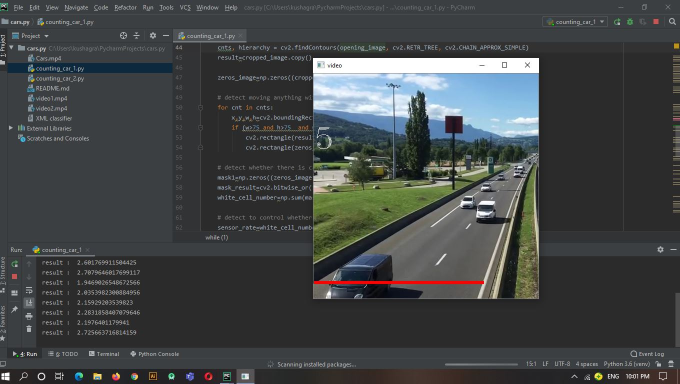
#> input picture c.JPG, 1359 x 768 px, given in place of video1.mp4, which was not available (shown at 1/2 size)
$ python counting_car_1.py
#> lines starting #> are read from the running program, lines starting #| are printed output that depends on the picture; after the words box and inside, x2 and y2 are one past the last pixel; in counts of white or black regions, pixels touching at a corner belong together; pictures that were not available may be replaced by others from this repository, and a replacement may not be noted
import cv2
import numpy as np

class Kordinat:
    def __init__(self,x,y):
        self.x=x
        self.y=y

class Sensor:
    def __init__(self,kordinat1,kordinat2,frame_weight,frame_lenght):
        self.kordinat1=kordinat1
        self.kordinat2=kordinat2
        self.frame_weight=frame_weight
        self.frame_lenght =frame_lenght
        self.mask=np.zeros((frame_weight,frame_lenght,1),np.uint8)*abs(self.kordinat2.y-self.kordinat1.y)
        self.full_mask_area=abs(self.kordinat2.x-self.kordinat1.x)
        cv2.rectangle(self.mask,(self.kordinat1.x,self.kordinat1.y),(self.kordinat2.x,self.kordinat2.y),(255),thickness=cv2.FILLED)
        self.stuation=False
        self.car_number_detected=0


video=cv2.VideoCapture("video1.mp4")
ret,frame=video.read()
#> frame is the input picture: shape (768, 1359, 3); mean B, G, R 69.8, 69.2, 65.7
cropped_image= frame[0:450, 0:450]
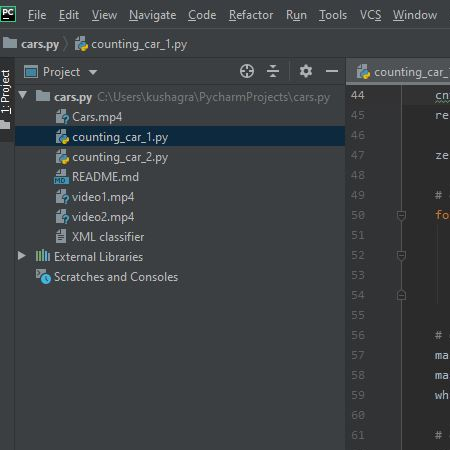
#> cropped_image: shape (450, 450, 3); mean B, G, R 66.5, 63.4, 59.2
fgbg=cv2.createBackgroundSubtractorMOG2()
Sensor1 = Sensor(
    Kordinat(1, cropped_image.shape[1] - 35),
    Kordinat(340, cropped_image.shape[1] - 30),
    cropped_image.shape[0],
    cropped_image.shape[1])
#> in __init__, `cv2.rectangle(self.mask,(self.kordinat1.x,self.kordinat1.y),(self.kord..`:
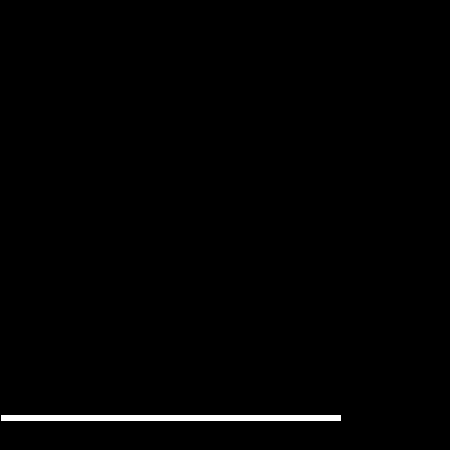
#> self.mask: shape (450, 450, 1); 1% white; 1 white region, box (x1, y1, x2, y2) and area: (1, 415, 341, 421) 2040

kernel=np.ones((5,5),np.uint8)
font=cv2.FONT_HERSHEY_TRIPLEX
while (1):
    ret,frame=video.read()
    # resize frame
    cropped_image= frame[0:450, 0:450]
    # make morphology for frame
    deleted_background=fgbg.apply(cropped_image)
#> deleted_background: shape (450, 450); every value is 127
    opening_image=cv2.morphologyEx(deleted_background,cv2.MORPH_OPEN,kernel)
    ret,opening_image=cv2.threshold(opening_image,125,255,cv2.THRESH_BINARY)
#> opening_image: shape (450, 450); every value is 255

    # detect moving anything
    cnts, hierarchy = cv2.findContours(opening_image, cv2.RETR_TREE, cv2.CHAIN_APPROX_SIMPLE)
#> cnts = [[[0, 0], [0, 449], [449, 449], [449, 0]]]
    result=cropped_image.copy()

    zeros_image=np.zeros((cropped_image.shape[0], cropped_image.shape[1], 1), np.uint8)

    # detect moving anything with loop
    for cnt in cnts:
        x,y,w,h=cv2.boundingRect(cnt)
        if (w>75 and h>75  and w<160 and h<160 ):
            cv2.rectangle(result,(x,y),(x+w,y+h),(255,0,0),thickness=2)
            cv2.rectangle(zeros_image,(x,y),(x+w,y+h),(255),thickness=cv2.FILLED)
#> this loop made 1 pass
#> (cnt, x, y, w, h) on pass 1: ([[0, 0], [0, 449], [449, 449], [449, 0]], 0, 0, 450, 450)
#> zeros_image: shape (450, 450, 1); every value is 0

    # detect whether there is car via bitwise_and
    mask1=np.zeros((zeros_image.shape[0],zeros_image.shape[1],1),np.uint8)
    mask_result=cv2.bitwise_or(zeros_image,zeros_image,mask=Sensor1.mask)
    white_cell_number=np.sum(mask_result==255)
#> white_cell_number = 0

    # detect to control whether car is passing under the red line sensor
    sensor_rate=white_cell_number/Sensor1.full_mask_area
#> sensor_rate = 0
    if sensor_rate>0:
        print("result : ",sensor_rate)
    # if car is passing under the red line sensor . red line sensor is yellow color.

    if (sensor_rate>=0.9 and  sensor_rate<3.1 and Sensor1.stuation==False):
        # draw the red line
        cv2.rectangle(result, (Sensor1.kordinat1.x, Sensor1.kordinat1.y), (Sensor1.kordinat2.x, Sensor1.kordinat2.y),
                      (0,255, 0,), thickness=cv2.FILLED)
        Sensor1.stuation = True
    elif (sensor_rate<0.9 and Sensor1.stuation==True) :
        # draw the red line
        cv2.rectangle(result, (Sensor1.kordinat1.x, Sensor1.kordinat1.y), (Sensor1.kordinat2.x, Sensor1.kordinat2.y),
                      (0, 0,255), thickness=cv2.FILLED)
        Sensor1.stuation = False
        Sensor1.car_number_detected+=1
    else :
        # draw the red line
        cv2.rectangle(result, (Sensor1.kordinat1.x, Sensor1.kordinat1.y), (Sensor1.kordinat2.x, Sensor1.kordinat2.y),
                      (0, 0, 255), thickness=cv2.FILLED)


    cv2.putText(result,str(Sensor1.car_number_detected),(Sensor1.kordinat1.x,150),font,2,(255,255,255))
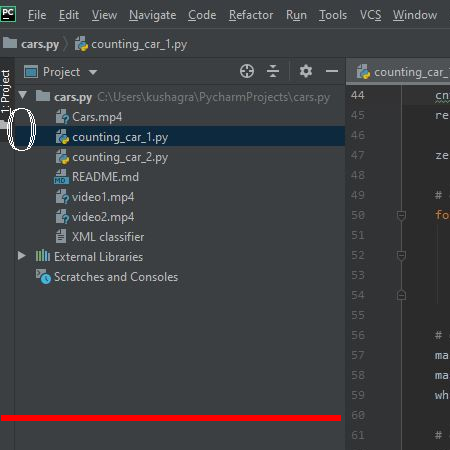
#> result: shape (450, 450, 3); mean B, G, R 66.1, 63, 61.4


    cv2.imshow("video", result)
    #cv2.imshow("mask_result", mask_result)
    #cv2.imshow("zeros_image", zeros_image)
    #cv2.imshow("opening_image", opening_image)

    k=cv2.waitKey(30) & 0xff
#> (key Esc is pressed here)
    if k == 27 :
        break

video.release()
cv2.destroyAllWindows()
